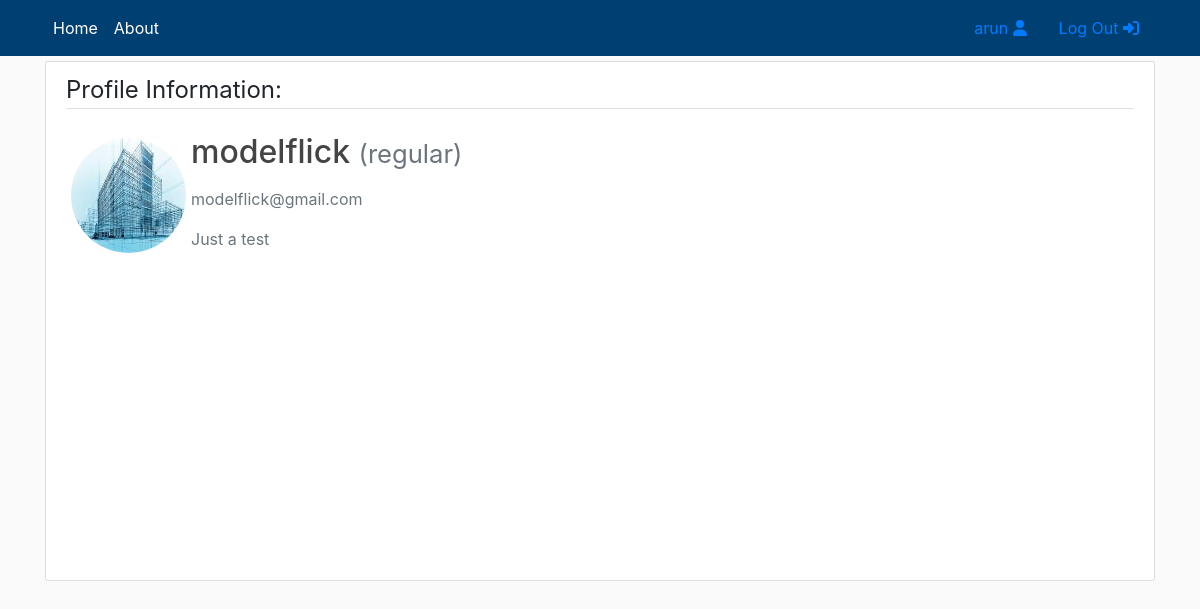
Screenshot of /profile/modelflick (signed in) with the database file from the repository.
### users/models.py (models this page shows, shortened)
class CustomUser(AbstractUser):
    def image_upload_to(self, instance=None):
        if instance:
            return os.path.join("Users", self.username, instance)
        return None
    STATUS = (
        ('regular','regular'),
        ('subscriber','subscriber'),
        ('moderator','moderator')
    )
    email = models.EmailField(unique=True)
    status = models.CharField(max_length=100, choices=STATUS, default='regular')
    description = models.TextField('Description', max_length=600, default='', blank = True)
    image = models.ImageField(default = 'default/user.jpg',upload_to = image_upload_to)

### users/views.py (the view, shortened to what this page needs)
# urls.py: path('profile/<username>', views.profile, name = 'profile'),
def profile(request, username):
    user = get_user_model().objects.filter(username=username).first()
    if user:
        form = UserUpdateForm(instance=user)
        return render (
                request=request,
                template_name= 'users/profile.html',
                context={'form':form}
            )
    return redirect('home')

### users/templates/users/profile.html (shortened to what this page needs)
{% extends "main/header.html" %}
{% load crispy_forms_tags %}
{% block content %}
<div class="content-section col-lg-12 col-md-12 col-sm-12 tutorial-style" style="min-height:65vh;">
    <legend class="border-bottom mb-4">Profile Information:</legend>
    <form method="POST" enctype="multipart/form-data">
        <div class="media">
            {% if user.username == form.instance.username %}
                <input id="id_image" type="file" name="image" hidden>
                <label for="id_image">
                    <img class="rounded-circle account-img profile-image" style="cursor: pointer;" src="{{form.instance.image.url}}" title="Upload new Image">
                </label>
            {% else %}
                <img class="rounded-circle account-img profile-image" src="{{form.instance.image.url}}">
            {% endif %}
            <div class="media-body">
                <h2 class="account-heading">{{ form.instance.username }}
                    <small class="text-muted">({{ form.instance.status }})</small>
                </h2>
                <p class="text-secondary">{{ form.instance.email }}</p>
                <p class="text-secondary">{{ form.instance.description }}</p>
            </div>
        </div>
    </form>
</div>
{% endblock content %}

### main/templates/main/includes/navbar.html (shortened to what this page needs)
<header class="site-header" style="margin-bottom: 5px">
    <nav class="navbar navbar-expand-md navbar-color">
        <div class="container">
            <div class="navbar-nav">
                <a class="nav-item nav-link" href="/">Home</a>
            </div>
            <div class="collapse navbar-collapse" id="navbarToggle">
                <div class="navbar-nav mr-auto">
                    <a class="nav-item nav-link" href="/">About</a>
                </div>
                {% if user.is_authenticated %}
                    <a class="nav-item nav-link" href="{% url 'profile' user.username %}">
                        {{user.username}} <i class="fas fa-user"></i>
                    </a>
                    <a class="nav-item nav-link" href="{% url 'logout' %}">
                        Log Out <i class="fas fa-sign-in-alt"></i>
                    </a>
                {% endif %}
                </div>
            </div>
    </nav>
</header>

### main/static/main/main.css (style rules this page uses)
:root { --footercolor: #003F72; --navbarcolor: #003F72; --btncolor: #003F72; --socialcolor: #003F72; --brightText: #ffffff; }
.navbar-color { background-color: var(--navbarcolor); }
body { background: #fafafa; }
h1, h2, h3, h4, h5, h6 { color: #444444; }
.site-header .navbar-nav .nav-link { color: var(--brightText); }
.content-section { background: #ffffff; padding: 10px 20px; border: 1px solid #dddddd; border-radius: 3px; margin-bottom: 20px; }
.profile-image { width: 125px; height: 125px; padding: 5px; }

### rows the page displays
CustomUser: username "arun"
CustomUser: instance.image (picture), instance.username "modelflick", instance.status "regular", instance.email "modelflick@gmail.com", instance.description "Just a test"
